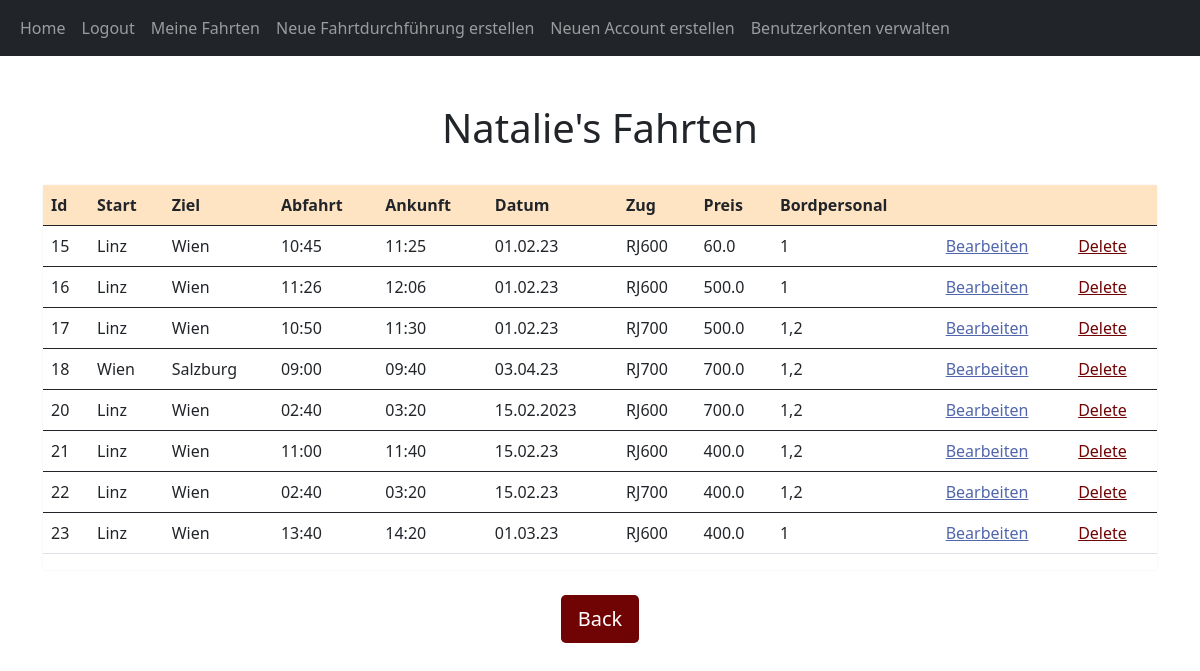
Screenshot of /posts/Natalie (signed in) with the database file from the repository.
### website/models.py (models this page shows, shortened)
class User(db.Model, UserMixin):
    id = db.Column(db.Integer, primary_key=True)
    email = db.Column(db.String(150), unique=True)
    username = db.Column(db.String(150), unique=True)
    password = db.Column(db.String(150))
    date_created = db.Column(db.DateTime(timezone=True), default=func.now())
    admin = db.Column(db.String(150))
    posts = db.relationship('Post', backref='user', passive_deletes=True)
    def get_admin(self):
        return self.admin

class Post(db.Model):
    id = db.Column(db.Integer, primary_key=True)
    start = db.Column(db.String, nullable=False)
    ziel = db.Column(db.String, nullable=False)
    zug = db.Column(db.String, nullable=False)
    bordpersonal = db.Column(db.String, nullable=False)
    preis = db.Column(db.Float, nullable=False)
    datum = db.Column(db.String, nullable=False)
    uhrzeit = db.Column(db.String, nullable=False)
    ankunft = db.Column(db.String, nullable=False)
    strecken = db.Column(db.String, nullable=False)
    date_created = db.Column(db.DateTime(timezone=True), default=func.now())
    author = db.Column(db.Integer, db.ForeignKey(
        'user.id', ondelete="CASCADE"), nullable=False)

### website/views.py (the view)
@views.route("/posts/<username>")
@login_required
def posts(username):
    user = User.query.filter_by(username=username).first()
    if not user:
        flash('Es existiert kein User mit diesem Usernamen.', category='error')
        return redirect(url_for('views.home'))
    posts = api.get_fahrten_von_bordpersonal(user.id)
    return render_template("posts.html", user=current_user, posts=posts, username=username)

### website/__init__.py (called while the page is built)
def create_app():
    app = Flask(__name__)
    app.config['SECRET_KEY'] = "helloworld"
    app.config['SQLALCHEMY_DATABASE_URI'] = f'sqlite:///{DB_NAME}'
    db.init_app(app)
    from .views import views
    from .auth import auth
    app.register_blueprint(views, url_prefix="/")
    app.register_blueprint(auth, url_prefix="/")
    from .models import User, Post
    create_database(app)
    login_manager = LoginManager()
    login_manager.login_view = "auth.login"
    login_manager.init_app(app)
    @login_manager.user_loader
    def load_user(id):
        return User.query.get(int(id))
    return app

### website/api.py (called while the page is built)
def get_fahrplan():
    return Post.query.all()

def get_fahrten_von_bordpersonal(id):
    data = get_fahrplan()
    id = str(id)
    return_data = []
    for d in data:
        id_list = d.bordpersonal.split(",")
        if id in id_list:
            return_data.append(d)
    return return_data

### website/templates/posts.html (shortened to what this page needs)
{% extends "posts_div.html" %}  {% block header %} {{username}}'s Fahrten {% endblock %} {% block footer %}
<div align="center">
  <br/>
  <a href="/home"
    ><button type="button" class="btn btn-lg" style="background-color: rgb(112, 3, 3); color:white">Back</button></a
  >
</div>
{% endblock %}

### website/templates/posts_div.html (shortened to what this page needs)
{% extends "base.html" %} {% block title %}Home{% endblock %} {% block content
%}
<link rl="stylesheet" href="/static/stylesl.css"/>
<h1 align="center">
  <br/>
  {% block header %}Fahrplan{% endblock %}</h1>
  <link rl="stylesheet" href="/static/stylesl.css"/>
<div id="posts">
  <br/>
  <div class="card border-light" align="center">
  <table class = "table table-hover">
    <thread>
      <tr class="table" style="background-color:bisque">
        <th scope="col">Id</th>
        <th scope="col">Start</th>
        <th scope="col">Ziel</th>
        <th scope="col">Abfahrt</th>
        <th scope="col">Ankunft</th>
        <th scope="col">Datum</th>
        <th scope="col">Zug</th>
        <th scope="col">Preis</th>
        <th scope="col">Bordpersonal</th>
        {% if user.get_admin() == 'True' %}
        <th scope="col"></th>
        <th scope="col"></th>
        {% endif %}
      </tr>
    </thread>
    {% for post in posts %}
        <tbody>
          <tr class="table">
              <td>{{post.id}}</td>
              <td>{{post.start}}</td>
              <td>{{post.ziel}}</td>
              <td>{{post.uhrzeit}}</td>
              <td>{{post.ankunft}}</td>
              <td>{{post.datum}}</td>
              <td>{{post.zug}}</td>
              <td>{{post.preis}}</td>
              <td>{{post.bordpersonal}}</td>
              {% if user.get_admin() == 'True' %}
              <td><a href="/bearbeiten/{{post.id}}" style="color: rgb(81, 102, 172)">Bearbeiten</a></td>
              <td><a href="/delete-post/{{post.id}}" style="color: rgb(112, 3, 3)">Delete</a></td>
              {% endif %}
          </tr>
        </tbody>
    {% endfor %}
  </table>
</div>
{% block footer %}{% endblock %} {% endblock %}

### rows the page displays
User: username "Natalie"
Post: id "15", start "Linz", ziel "Wien", uhrzeit "10:45", ankunft "11:25", datum "01.02.23", zug "RJ600", preis "60.0", bordpersonal "1"
Post: id "16", start "Linz", ziel "Wien", uhrzeit "11:26", ankunft "12:06", datum "01.02.23", zug "RJ600", preis "500.0", bordpersonal "1"
Post: id "17", start "Linz", ziel "Wien", uhrzeit "10:50", ankunft "11:30", datum "01.02.23", zug "RJ700", preis "500.0", bordpersonal "1,2"
Post: id "18", start "Wien", ziel "Salzburg", uhrzeit "09:00", ankunft "09:40", datum "03.04.23", zug "RJ700", preis "700.0", bordpersonal "1,2"
Post: id "20", start "Linz", ziel "Wien", uhrzeit "02:40", ankunft "03:20", datum "15.02.2023", zug "RJ600", preis "700.0", bordpersonal "1,2"
Post: id "21", start "Linz", ziel "Wien", uhrzeit "11:00", ankunft "11:40", datum "15.02.23", zug "RJ600", preis "400.0", bordpersonal "1,2"
Post: id "22", start "Linz", ziel "Wien", uhrzeit "02:40", ankunft "03:20", datum "15.02.23", zug "RJ700", preis "400.0", bordpersonal "1,2"
Post: id "23", start "Linz", ziel "Wien", uhrzeit "13:40", ankunft "14:20", datum "01.03.23", zug "RJ600", preis "400.0", bordpersonal "1"
